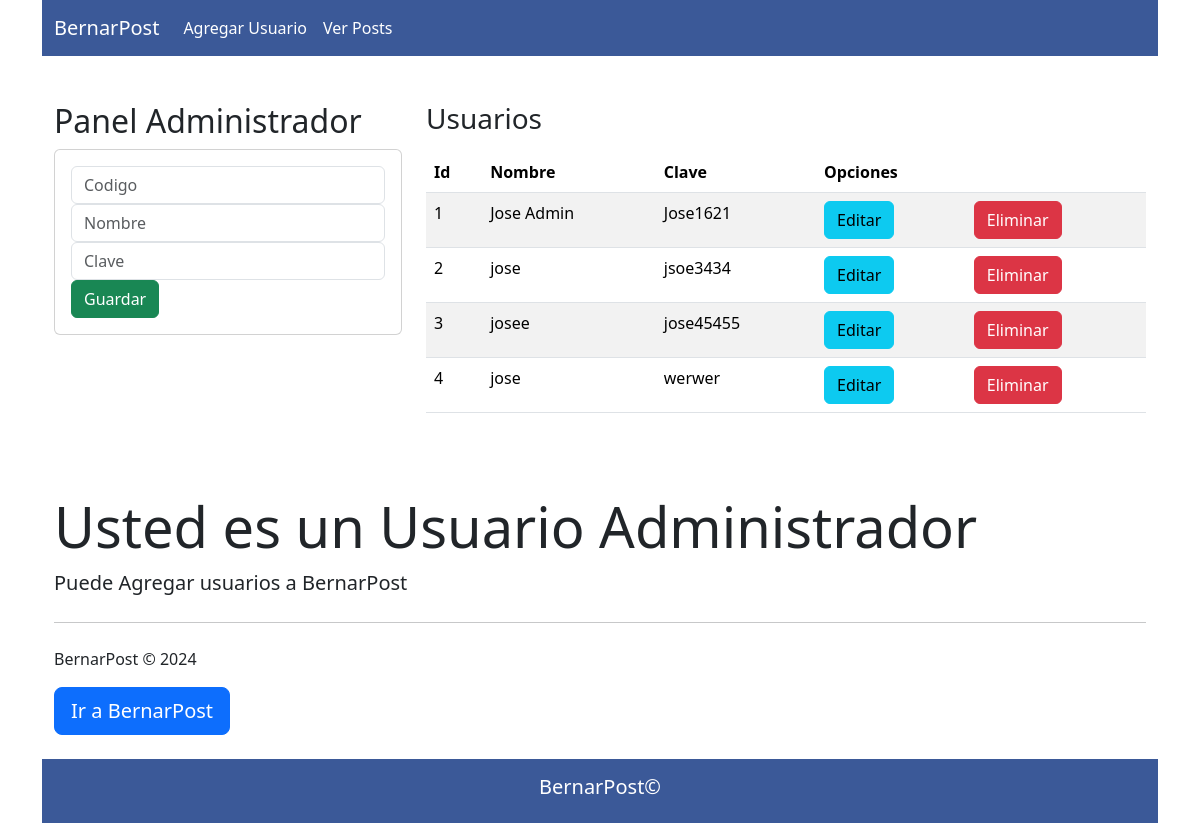
The app's page /Adminn/, older data.
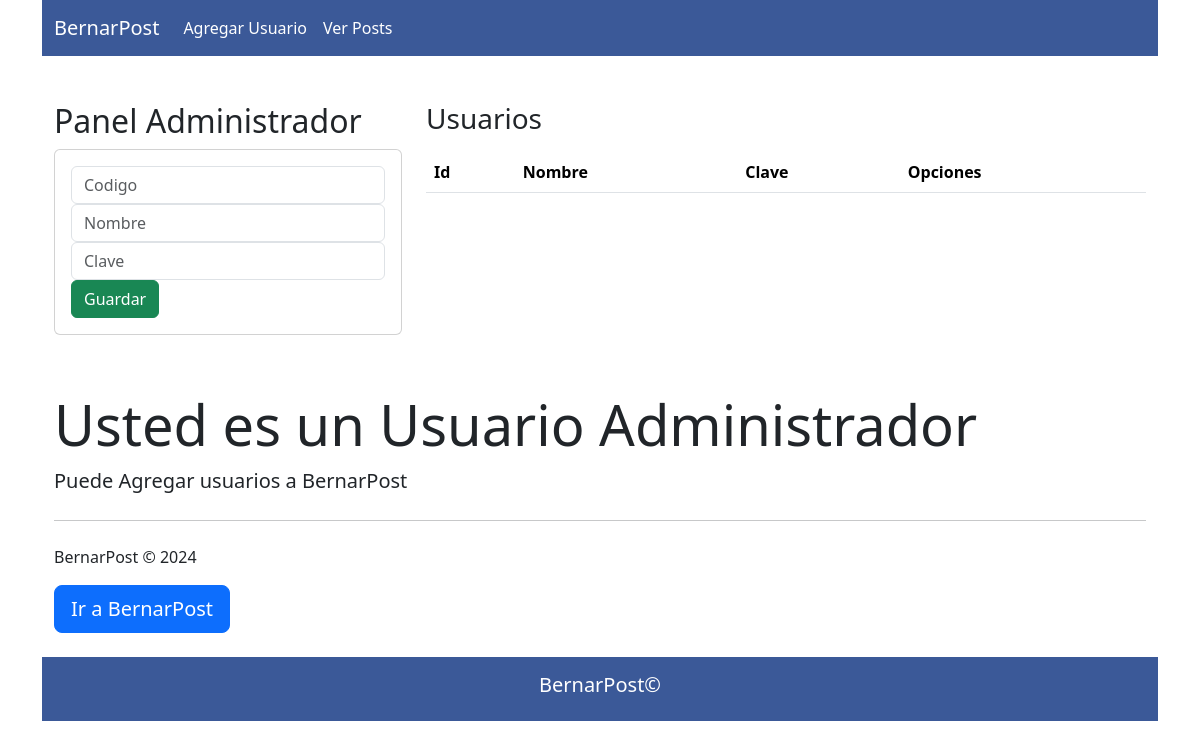
The same page, newer data.
### ExamenBernarpostApp/models.py (models this page shows)
class Usuarios(models.Model):
    codigo = models.CharField(primary_key=True,max_length=6)
    nombre = models.CharField(max_length=50)
    clave =  models.CharField(max_length=50)

### ExamenBernarpostApp/views.py (the view)
# urls.py: 2. Add a URL to urlpatterns:  path('', views.home, name='home')
def home(request):
    usuarios = Usuarios.objects.all()
    return render(request, "gestionUsuarios.html",{"Users" : usuarios})

### ExamenBernarpostApp/templates/gestionUsuarios.html (shortened to what this page needs)
{% extends "./principal.html" %}
{% block body %}
<div class="container">
    <div class="row">
        <nav class="navbar navbar-expand-lg bg" style= "background-color: #3B5998; ">
            <div class="container-fluid">
              <a class="navbar-brand" style="color: white;" href="#">BernarPost</a>
              <div class="collapse navbar-collapse" id="navbarSupportedContent">
                <ul class="navbar-nav me-auto mb-2 mb-lg-0">
                  <li class="nav-item">
                    <a class="nav-link" href="{% url 'admin' %}" style="color: white;">Agregar Usuario</a>
                  </li>
                  <li class="nav-item">
                    <a class="nav-link" href="{% url 'posts' %}" style="color: white;">Ver Posts</a>
                  </li>
                </ul>
              </div>
            </div>
          </nav>
        <div class="col-sm-12 col-md-6 col-lg-4 col-xl-4">
            <h2>            <br>  </h2>
            <h2>Panel Administrador</h2>
            <div class="card">
                <div class="card-body">
                    <form action="/registrarUsuario/" method="post"> {% csrf_token %}
                        <div class="form-group">
                            <input type="text" id="txtCodigo" name="txtCodigo" class="form-control" placeholder="Codigo" minlength="1" maxlength="6" required>
                        </div>
                        <div class="form-group">
                            <input type="text" id="txtNombre" name="txtNombre" class="form-control" placeholder="Nombre" maxlength="50" required>
                        </div>
                        <div class="form-group">
                            <input type="text" name="txtClave" id="txtClave" class="form-control"   minlength="6"    placeholder="Clave"  required>
                        </div>
                        <div class="form-group">
                            <button type="submit" class="btn btn-success btn-block text-white">Guardar</button>
                        </div>
                    </form>
                </div>
            </div>
        </div>
        <div class="col-sm-12 col-md-6 col-lg-8 col-xl-8">
            <h2>  <br></h2>
            <h3>Usuarios</h3>
            <div class="table-responsive py-2">
                <table class="table table-striped">
                    <thead>
                        <tr>
                            <th>Id</th>
                            <th>Nombre</th>
                            <th>Clave</th>
                            <th colspan="2">Opciones</th>
                        </tr>
                    </thead>
                    <tbody>
                        {% for u in Users %}
                        <tr>
                            <td>{{ u.codigo }}</td>
                            <td>{{ u.nombre }}</td>
                            <td>{{ u.clave }}</td>
                            <td><a href="edicionUsuario/{{u.codigo}}" class="btn btn-info">Editar</a></td>
                            <td><a href="eliminacionUsuario/{{u.codigo}}" class="btn btn-danger">Eliminar</a></td>
                        </tr>
                        {% endfor %}
                    </tbody>
                </table>
            </div>
        </div>
    </div>
    <div class="col-sm-12 col-md-12 col-lg-12 col-xl-12">
        <div class="jumbotron">
            <h1><br></h1>
            <h1 class="display-4">Usted es un Usuario Administrador</h1>
            <p class="lead">Puede Agregar usuarios a BernarPost</p>
            <hr class="my-4">
            <p>BernarPost © 2024 </p>
            <a class="btn btn-primary btn-lg" href="{% url 'novedades' %}" role="button">Ir a BernarPost</a>
          </div>
    </div>
</div>
<footer class=" py-3 mt-4" style="background-color: #3b5998;">
    <div class="container text-center">
        <h5 style="color: white;">BernarPost©</h5>
    </div>
</footer>
{% endblock %}

### ExamenBernarpostApp/templates/principal.html (shortened to what this page needs)
{% load static %}
<!DOCTYPE html>
<html lang="en">
<head>
    <link href="https://cdn.jsdelivr.net/npm/bootstrap@5.3.3/dist/css/bootstrap.min.css" rel="stylesheet">
</head>
<body>
<div class = "container">
    {% block body %}
    {% endblock %}
</div>
</body>
</html>

Row changes from the older to the newer data that the page shows:
removed Usuarios: codigo "1", nombre "Jose Admin", clave "Jose1621"
removed Usuarios: codigo "2", nombre "jose", clave "jsoe3434"
removed Usuarios: codigo "3", nombre "josee", clave "jose45455"
removed Usuarios: codigo "4", nombre "jose", clave "werwer"
